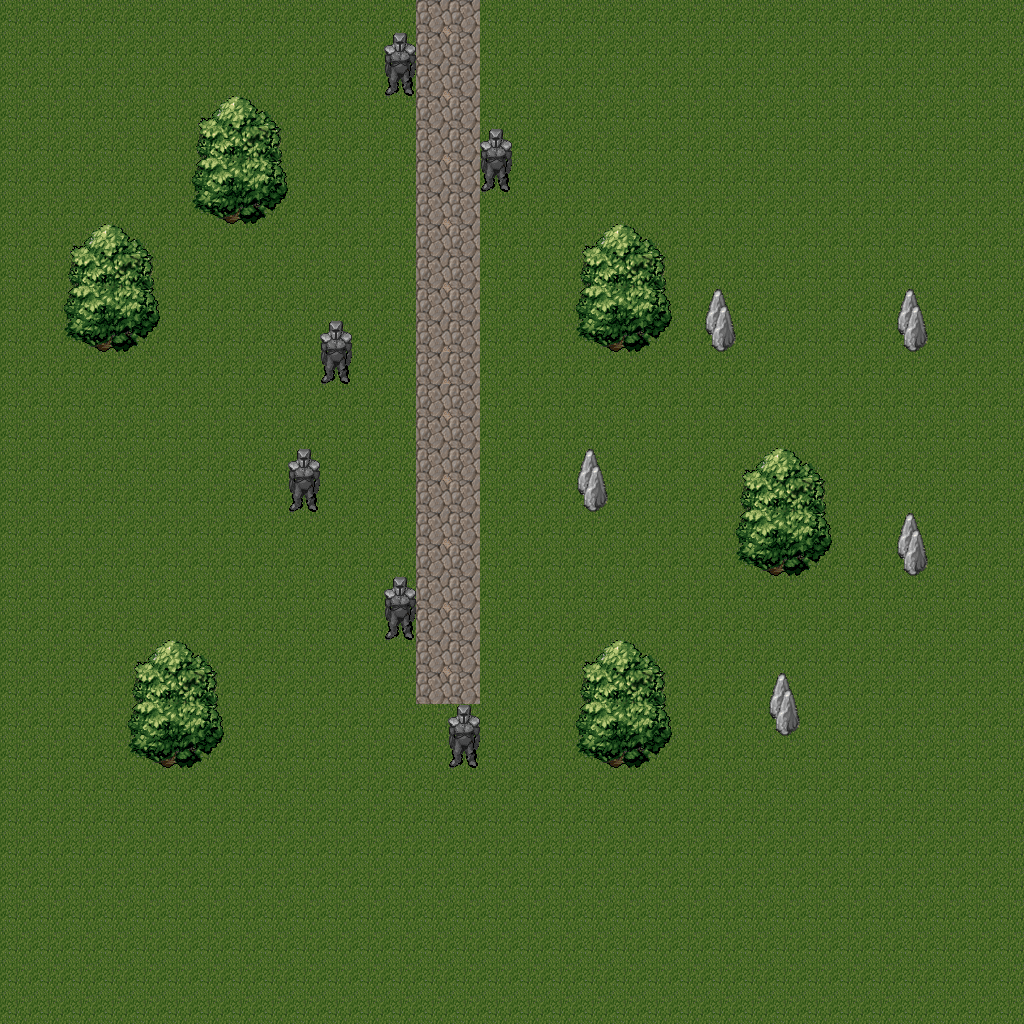

Rendered tile map (Tiled .tmx) drawn with the repository's tilesets; below, a short description and the map source with its tile grids summarised:
An orthogonal 32x32 tile map with 32x32 px tiles, 2 tile layers (Tile Layer 1, Tile Layer 2).

<map version="1.0" orientation="orthogonal" renderorder="right-down" width="32" height="32" tilewidth="32" tileheight="32" nextobjectid="1">
 <tileset firstgid="1" name="tileset" tilewidth="32" tileheight="32">
  <image source="tileset.png" width="512" height="512" />
 </tileset>
 <layer name="Tile Layer 1" width="32" height="32">
  <data>[1024 cells, 1024 non-empty, 5 distinct tile ids]</data>
 </layer>
 <layer name="Tile Layer 2" width="32" height="32">
  <data>[1024 cells, 94 non-empty, 16 distinct tile ids]</data>
 </layer>
</map>
